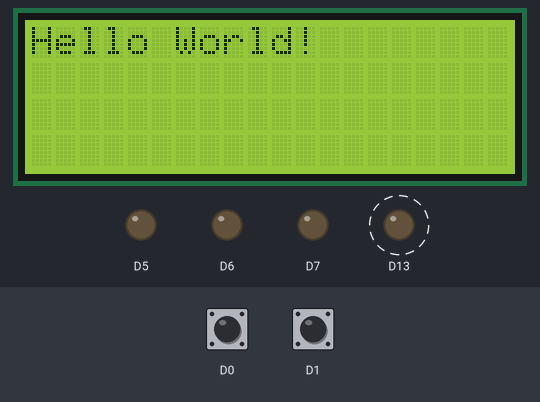
Bench run of a sketch on a simulated Arduino Due. Parts: 20×4 character LCD, output pins drawn as LEDs (lit = HIGH). Dashed ring = blinking. Inputs (shaded band) come from the test bench; at power-on: D0 HIGH, D1 HIGH.

Above: at 0.1 s.
Timing chart, 0 to 130.0 s (numbered marks = the images above):
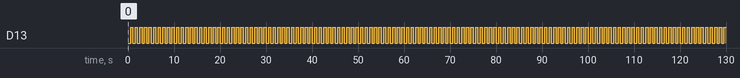

The sketch:

encodeur-numerique-it-pwm.ino
```cpp
#include <LiquidCrystal.h>
#include <TimerOne.h>
#include <MsTimer2.h>

// https://www.pjrc.com/teensy/td_pulse.html

LiquidCrystal lcd (18, 17, 16, 15, 14, 19); //liaison 4 bits de données

void setup() {
//  pinMode (3, OUTPUT) ;
//  pinMode (4, OUTPUT) ;
  pinMode (5, OUTPUT) ;
  pinMode (6, OUTPUT) ;
  pinMode (7, OUTPUT) ;
  pinMode (13, OUTPUT) ;
  pinMode (0, INPUT_PULLUP) ;
  pinMode (1, INPUT_PULLUP) ;
  lcd.begin(20,4); //utilisation d'un écran 20 colonnes et 4 lignes
  lcd.write ("Hello World!"); //petit test pour vérifier que tout marche
  MsTimer2::set (1, encoderHandler) ; // 1ms
  MsTimer2::start () ;
//  Timer1.initialize (1000) ; // 1000 micro s.
//  Timer1.attachInterrupt (encoderHandler);
  analogWriteFrequency (23, 25000); // PWM Frequency 25 kHz
  analogWriteResolution (6);  // analogWrite value 0 to 63
  analogWriteFrequency (4, 25); // PWM Frequency 50Hz
}

volatile int gEncodeur = 0 ;
int gEncodeurCache = 0 ;
bool gEncoderA = false ;
int gClignotement = 0 ;

void encoderHandler (void) {
  const bool encoderA = digitalRead (0) ;
  if (encoderA && !gEncoderA) {
    if ((gEncodeur < 63) && !digitalRead (1)) {
      gEncodeur ++ ;
    }else if ((gEncodeur > 0) && digitalRead (1)) {
      gEncodeur -- ;
    }
  }
  gEncoderA = encoderA ;
  gClignotement ++ ;
  if (gClignotement == 500) {
    gClignotement = 0 ;
    digitalWrite (13, !digitalRead (13)) ;
  }
}

void loop() {
  delay (100) ;
  if (gEncodeurCache != gEncodeur) {
    analogWrite (23, gEncodeur) ;
    gEncodeurCache = gEncodeur ;
    lcd.setCursor (0, 0) ;
    lcd.print ("  ") ;
    lcd.setCursor (0, 0) ;
    lcd.print (gEncodeurCache) ;
  }
}
```

Measured:
- by itself, D13: alternates HIGH for 0.50 s and LOW for 0.50 s
